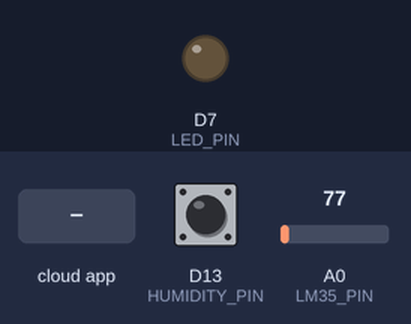
Recording of a sketch running on a simulated Arduino MKR. Parts: output pins drawn as LEDs (lit = HIGH). The test bench sets the inputs (shaded band); at power-on: D13 (HUMIDITY_PIN) HIGH, A0 (LM35_PIN) = 77. WiFi joins after 1.5 s; servers stay silent unless stated; EEPROM starts erased; what the sketch prints to the serial monitor is not drawn.

Above: at 4.2 s.
4.3 s: the phone or cloud app sets led to 1
At 4.7 s:
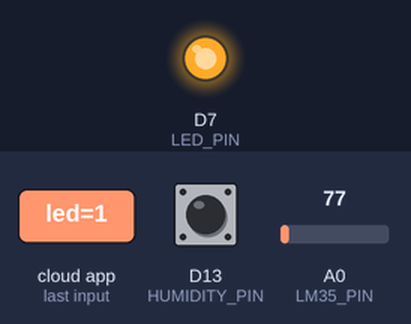
5.8 s: the phone or cloud app sets schedule to 0
7.3 s: the phone or cloud app sets floodAlertButton to 1
Timing chart, 0 to 10.3 s (numbered marks = the images above; inputs shaded):
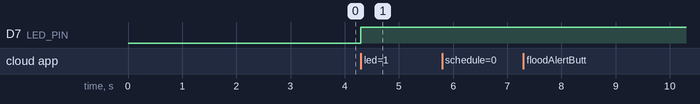

Measured:
- after the input at 4.3 s, D7 (LED_PIN): LOW → HIGH at once
- after the input at 5.8 s, every drawn part: stays the same
- after the input at 7.3 s, every drawn part: stays the same

The sketch:

Untitled_jun10a.ino
```cpp
#include "arduino_secrets.h"
#include "thingProperties.h"
#include <EEPROM.h>
#include "base64.h"
#include <time.h>

const int LM35_PIN = A0;
const int LED_PIN = 7;
const int HUMIDITY_PIN = 13;
const int MAX_MESSAGES = 10;

const char* smtp_server = "mail.smtp2go.com";
const int smtp_port = 2525;
WiFiClient client;
bool useSchedule = false;

// Structura pentru alerta de inundatie
struct FloodAlertEvent {
  float temperature;
  bool ledState;
};

// Structura pentru actiune LED
struct LedActionEvent {
  bool ledState;
};

int floodMessageIndex = 0;
int ledMessageIndex = 0;

const int FLOOD_EVENT_SIZE = sizeof(FloodAlertEvent);
const int LED_EVENT_SIZE = sizeof(LedActionEvent);

// Adrese EEPROM
const int FLOOD_EVENTS_ADDR = 0; // Start EEPROM pentru alerte inundatie
const int LED_EVENTS_ADDR = FLOOD_EVENTS_ADDR + FLOOD_EVENT_SIZE * MAX_MESSAGES; // dupa alerte
const int FLOOD_INDEX_ADDR = LED_EVENTS_ADDR + LED_EVENT_SIZE * MAX_MESSAGES; // dupa actiuni LED
const int LED_INDEX_ADDR = FLOOD_INDEX_ADDR + 1; // 1 byte pentru index flood

void setup() {
  Serial.begin(9600);
  delay(1500);

  initProperties();
  ArduinoCloud.begin(ArduinoIoTPreferredConnection);
  setDebugMessageLevel(2);
  ArduinoCloud.printDebugInfo();

  pinMode(LED_PIN, OUTPUT);
  pinMode(HUMIDITY_PIN, INPUT);

  // Citire index din EEPROM
  floodMessageIndex = EEPROM.read(FLOOD_INDEX_ADDR);
  if (floodMessageIndex >= MAX_MESSAGES) floodMessageIndex = 0;

  ledMessageIndex = EEPROM.read(LED_INDEX_ADDR);
  if (ledMessageIndex >= MAX_MESSAGES) ledMessageIndex = 0;

  Serial.println("Ultimele 10 alerte de inundatie:");
  printFloodAlerts();

  Serial.println("Ultimele 10 actiuni ale LED-ului:");
  printLedActions();
}

void loop() {
  ArduinoCloud.update();

  int rawTemp = analogRead(LM35_PIN);
  temperature = (rawTemp * 5.0 / 1023.0) * 100.0;

  int humidityRaw = digitalRead(HUMIDITY_PIN);
  humidity = (humidityRaw == LOW) ? 100.0 : 0.0;
 // fixedSchedule();
    }

void sendEmail() {
  if (client.connect(smtp_server, smtp_port)) {
    Serial.println("Conectat la SMTP server.");


    auto readSmtpResponse = []() {
    unsigned long timeout = millis() + 5000;
    while (!client.available() && millis() < timeout) delay(10);
    while (client.available()) {
      String line = client.readStringUntil('\n');
      Serial.println(line);
      if (line.startsWith("250 ") || line.startsWith("235 ") || line.startsWith("354") || line.startsWith("221") || line.startsWith("530") || line == "") {
        break;
      }
    }
    };

    client.println("EHLO arduino");
    readSmtpResponse();

    client.println("AUTH LOGIN");
    readSmtpResponse();

    client.println(base64::encode("PS-Nanu2"));  // username base64
    readSmtpResponse();

    client.println(base64::encode("xV9uQ52ynhvVeh2D"));  // password base64
    readSmtpResponse();

    client.println("MAIL FROM:<claudiu.oprita-mandrut@student.upt.ro>");
    readSmtpResponse();

    client.println("RCPT TO:<opritaclaudiu7@gmail.com>");
    readSmtpResponse();

    client.println("DATA");
    readSmtpResponse();

    // Trimiterea continutului email-ului
    client.println("Subject: Umiditate crescuta detectata");
    client.println("From: Arduino <claudiu.oprita-mandrut@student.upt.ro>");
    client.println("To: opritaclaudiu7@gmail.com");
    client.println("Content-Type: text/plain; charset=utf-8");
    client.println("");
    client.println("ALERTA!");
    client.println("Dispozitivul a detectat un nivel de umiditate ridicat!");
    client.println("Luati masuri cat de repede posibil.");
    client.println("");
    client.println(".");

    readSmtpResponse();

    client.println("QUIT");
    readSmtpResponse();

    Serial.println("Email-ul a fost trimis!");
  } else {
    Serial.println("Conectare esuata la server!.");
  }

  client.stop();
}

void onLedChange() {
  digitalWrite(LED_PIN, led);
  saveLedAction(led);
  printLedActions();
}

void onFloodAlertButtonChange() {
  if (floodAlertButton) {
    saveFloodAlert();
    printFloodAlerts();
    sendEmail();
    floodAlertButton = false;
  }
}
void onDeleteLastFloodAlertButtonChange() {
  if (deleteLastFloodAlertButton) {
    deleteLastFloodAlert();
    printFloodAlerts();
    deleteLastFloodAlertButton = false; // resetăm butonul în cloud
  }
}

// Salvare alerta inundatie
void saveFloodAlert() {
  FloodAlertEvent event;
  event.temperature = temperature;
  event.ledState = led;

  int addr = FLOOD_EVENTS_ADDR + floodMessageIndex * FLOOD_EVENT_SIZE;
  byte* p = (byte*)(void*)&event;
  for (int i = 0; i < FLOOD_EVENT_SIZE; i++) {
    EEPROM.write(addr + i, p[i]);
  }

  floodMessageIndex = (floodMessageIndex + 1) % MAX_MESSAGES;
  EEPROM.write(FLOOD_INDEX_ADDR, floodMessageIndex);
}

// Citire alerta inundatie
void readFloodAlert(int index, FloodAlertEvent& event) {
  int addr = FLOOD_EVENTS_ADDR + index * FLOOD_EVENT_SIZE;
  byte* p = (byte*)(void*)&event;
  for (int i = 0; i < FLOOD_EVENT_SIZE; i++) {
    p[i] = EEPROM.read(addr + i);
  }
}

// Salvare actiune LED
void saveLedAction(bool ledState) {
  LedActionEvent event;
  event.ledState = ledState;

  int addr = LED_EVENTS_ADDR + ledMessageIndex * LED_EVENT_SIZE;
  byte* p = (byte*)(void*)&event;
  for (int i = 0; i < LED_EVENT_SIZE; i++) {
    EEPROM.write(addr + i, p[i]);
  }

  ledMessageIndex = (ledMessageIndex + 1) % MAX_MESSAGES;
  EEPROM.write(LED_INDEX_ADDR, ledMessageIndex);
}

// Citire actiune LED
void readLedAction(int index, LedActionEvent& event) {
  int addr = LED_EVENTS_ADDR + index * LED_EVENT_SIZE;
  byte* p = (byte*)(void*)&event;
  for (int i = 0; i < LED_EVENT_SIZE; i++) {
    p[i] = EEPROM.read(addr + i);
  }
}

// Afisare alerte inundatie
void printFloodAlerts() {
  for (int i = 0; i < MAX_MESSAGES; i++) {
    int idx = (floodMessageIndex + i) % MAX_MESSAGES;
    FloodAlertEvent event;
    readFloodAlert(idx, event);

    //Date valide
    Serial.print("- Alerta: Inundatie detectata! ");
    Serial.print("Temperatura: ");
    Serial.print(event.temperature);
    Serial.print(" C, LED-ul este ");
    Serial.println(event.ledState ? "aprins" : "stins");
  }
  Serial.println("=======================");
}

// Afisare actiuni LED
void printLedActions() {
  for (int i = 0; i < MAX_MESSAGES; i++) {
    int idx = (ledMessageIndex + i) % MAX_MESSAGES;
    LedActionEvent event;
    readLedAction(idx, event);

    Serial.print("- LED-ul este ");
    Serial.println(event.ledState ? "aprins" : "stins");
  }
  Serial.println("=======================");
}

//Respectare orar de functionare
void fixedSchedule(){
  if (schedule.isActive()) {
      digitalWrite(LED_PIN, HIGH);  // aprinde becul
      }
  else {
      digitalWrite(LED_PIN, LOW);   // stinge becul
  }
}

// Stergere alerte inundatie
void deleteLastFloodAlert() {
  if (floodMessageIndex == 0) {
    floodMessageIndex = MAX_MESSAGES - 1;
  } else {
    floodMessageIndex--;
  }

  int addr = FLOOD_EVENTS_ADDR + floodMessageIndex * FLOOD_EVENT_SIZE;

  for (int i = 0; i < FLOOD_EVENT_SIZE; i++) {
    EEPROM.write(addr + i, 0xFF);  // Scriem FF peste datele vechi
  }

  EEPROM.write(FLOOD_INDEX_ADDR, floodMessageIndex);

  Serial.println("Ultima alerta de inundatie a fost stearsa.");
}

void onMessageChange()  {
  // code
}

//Schimbare
void onScheduleChange()  {
  Serial.println("Orarul a fost actualizat.");
}
```

arduino_secrets.h
```cpp
#define SECRET_OPTIONAL_PASS ""
#define SECRET_SSID ""
```

base64.h
```cpp
#ifndef BASE64_H
#define BASE64_H

#include <Arduino.h>

namespace base64 {
  const char* encode(const char* input) {
    const char base64_table[] = "ABCDEFGHIJKLMNOPQRSTUVWXYZabcdefghijklmnopqrstuvwxyz0123456789+/";
    String encoded;
    int val = 0, valb = -6;

    for (int i = 0; input[i]; i++) {
      val = (val << 8) + input[i];
      valb += 8;
      while (valb >= 0) {
        encoded += base64_table[(val >> valb) & 0x3F];
        valb -= 6;
      }
    }

    if (valb > -6) encoded += base64_table[((val << 8) >> (valb + 8)) & 0x3F];
    while (encoded.length() % 4) encoded += '=';

    char* result = new char[encoded.length() + 1];
    strcpy(result, encoded.c_str());
    return result;
  }
}

#endif
```

thingProperties.h
```cpp
// Code generated by Arduino IoT Cloud, DO NOT EDIT.

#include <ArduinoIoTCloud.h>
#include <Arduino_ConnectionHandler.h>

const char SSID[]     = SECRET_SSID;    // Network SSID (name)
const char PASS[]     = SECRET_OPTIONAL_PASS;    // Network password (use for WPA, or use as key for WEP)

void onLedChange();
void onScheduleChange();
void onDeleteLastFloodAlertButtonChange();
void onFloodAlertButtonChange();

CloudLight led;
CloudTemperatureSensor temperature;
CloudRelativeHumidity humidity;
CloudSchedule schedule;
bool deleteLastFloodAlertButton;
bool floodAlertButton;

void initProperties(){

  ArduinoCloud.addProperty(led, READWRITE, ON_CHANGE, onLedChange);
  ArduinoCloud.addProperty(temperature, READ, ON_CHANGE, NULL);
  ArduinoCloud.addProperty(humidity, READ, ON_CHANGE, NULL);
  ArduinoCloud.addProperty(schedule, READWRITE, ON_CHANGE, onScheduleChange);
  ArduinoCloud.addProperty(deleteLastFloodAlertButton, READWRITE, ON_CHANGE, onDeleteLastFloodAlertButtonChange);
  ArduinoCloud.addProperty(floodAlertButton, READWRITE, ON_CHANGE, onFloodAlertButtonChange);

}

WiFiConnectionHandler ArduinoIoTPreferredConnection(SSID, PASS);
```
